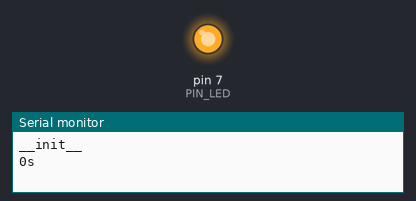
A sketch run on a simulated Arduino Uno, built with avr-gcc and run on an emulated ATmega328P. On the bench: output pins drawn as LEDs (lit = HIGH), the last lines printed to the serial monitor. Dashed ring = blinking. At 2.0 s the program stops and its outputs stay as they are.

Above: at 0.5 s.
At 1.85 s:
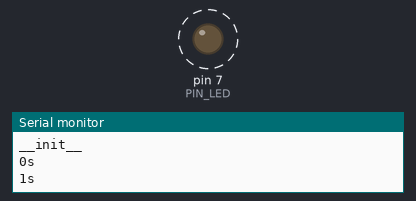
Timing chart, 0 to 3.0 s (numbered marks = the images above):
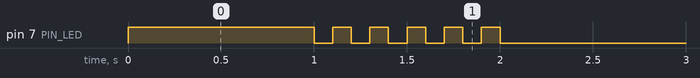

Measured:
- by itself, pin 7 (PIN_LED): alternates HIGH for 0.10 s and LOW for 0.10 s, 11 changes in all, then stays LOW

The sketch:

05_practice_2.ino
```cpp
#define PIN_LED 7

void setup() {
  pinMode(PIN_LED, OUTPUT);
  Serial.begin(115200);
  while(!Serial);

  Serial.println("__init__");
  digitalWrite(PIN_LED, 1);
}

void loop() {
  Serial.println("0s");

  digitalWrite(PIN_LED, 1);
  delay(1000);

  Serial.println("1s");

  for(int i = 0; i < 5; i++) {
    digitalWrite(PIN_LED, 0);
    delay(100);


    digitalWrite(PIN_LED, 1);
    delay(100);
  }

  digitalWrite(PIN_LED, 0);

  Serial.println("2s");

  while(1);
}
```
